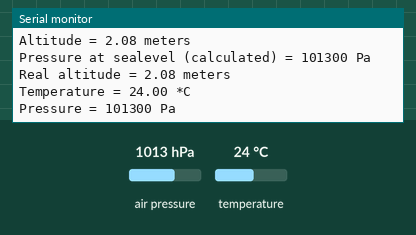
This sketch was run on a simulated Arduino Uno, built with avr-gcc and run on an emulated ATmega328P. Shown: the last lines printed to the serial monitor. Inputs (shaded band) come from the test bench; at power-on: air pressure 1013 hPa, temperature 24 °C.

Above: at 1.2 s.
1.3 s: air pressure set to 952 hPa
At 1.58 s:
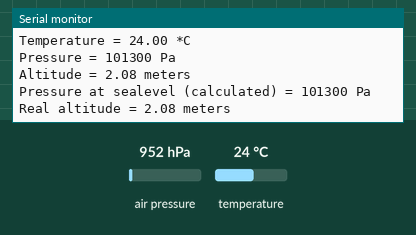
2.8 s: temperature set to 12 °C
At 3.35 s:
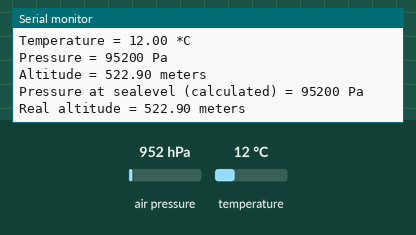
4.3 s: air pressure set to 975 hPa
At 5.11 s:
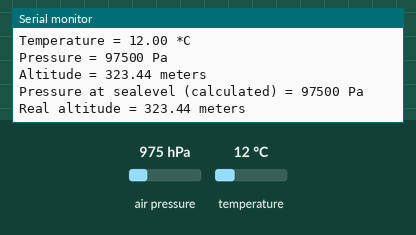
Timing chart, 0 to 7.3 s (numbered marks = the images above; inputs shaded):
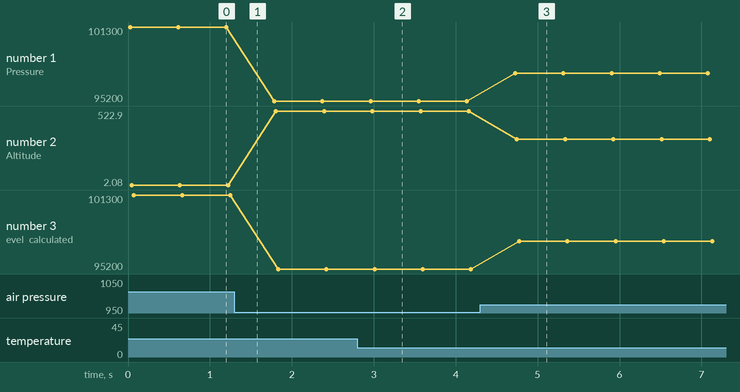

The sketch:

ESP_BMP180.ino
```cpp
/***************************************************************************************************************
 * Modified by  : Tushar Saini
 * Email Id : tsaini1285@gmail.com
 * Original Source: https://lastminuteengineers.com/bmp180-arduino-tutorial/
 * BMP180 sensor datasheet: https://cdn-shop.adafruit.com/datasheets/BST-BMP180-DS000-09.pdf
***************************************************************************************************************/
#include <Wire.h>
#include <Adafruit_BMP085.h>
#define seaLevelPressure_hPa 1013.25

Adafruit_BMP085 bmp;
bool initsuccess = true;

void setup() {
  Serial.begin(9600);
  if (!bmp.begin()) {
    Serial.println("Could not find a valid BMP085 sensor, check wiring!");
    initsuccess = false;
  }
}

void loop() {
  if (initsuccess)
    showData();
  delay(500);
}

void showData() {
  Serial.print("Temperature = ");
  Serial.print(bmp.readTemperature());
  Serial.println(" *C");

  Serial.print("Pressure = ");
  Serial.print(bmp.readPressure());
  Serial.println(" Pa");

  Serial.print("Altitude = ");
  Serial.print(bmp.readAltitude());
  Serial.println(" meters");

  Serial.print("Pressure at sealevel (calculated) = ");
  Serial.print(bmp.readSealevelPressure());
  Serial.println(" Pa");

  Serial.print("Real altitude = ");
  Serial.print(bmp.readAltitude(seaLevelPressure_hPa * 100));
  Serial.println(" meters");

  Serial.println();
}
```

Measured:
- after the input at 2.8 s, the serial monitor: prints a new line after 0.14 s (image 2)
- after the input at 4.3 s, the serial monitor: prints a new line after 0.43 s (image 3)
- plotted number 1: 101300 → 95200 after the input at 1.3 s, 95200 → 97500 after the input at 4.3 s
- plotted number 2: 2.08 → 522.9 after the input at 1.3 s, 522.9 → 323.44 after the input at 4.3 s
- plotted number 3: 101300 → 95200 after the input at 1.3 s, 95200 → 97500 after the input at 4.3 s
